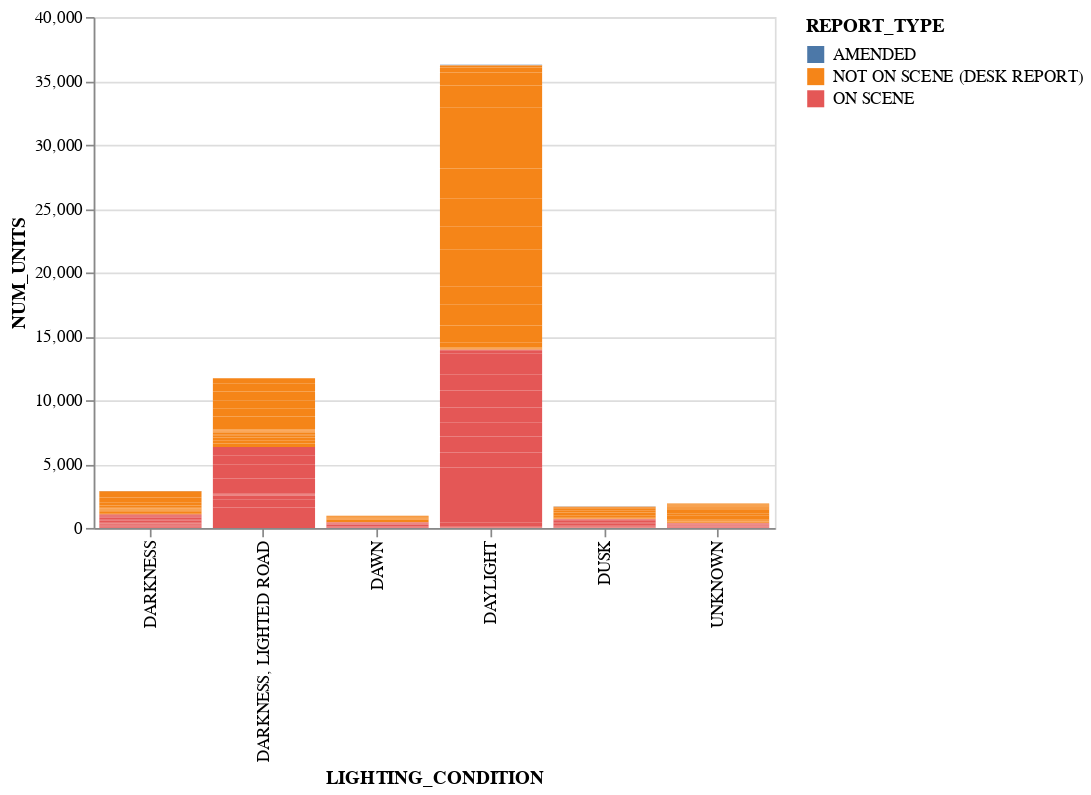

This figure's notebook cell:
### Code cell
# Total de choques por condicion de luz y encodeado el tipo de reporte

alt.Chart(report_1).mark_bar().title.encode(
    x='LIGHTING_CONDITION',
    y='NUM_UNITS',
    color='REPORT_TYPE',
    
).properties(width=400)

### Figure 1 — Vega-Lite specification as saved in the notebook (floating-point values rounded to 4 significant figures; data arrays with more than 128 entries replaced by an {"elided": "..."} marker saying what was removed)
{"config": {"view": {"continuousWidth": 400, "continuousHeight": 300}}, "data": {"name": "data-1073021d61d500af59f64e0f70a29060"}, "mark": "bar", "encoding": {"color": {"type": "nominal", "field": "REPORT_TYPE"}, "x": {"type": "nominal", "field": "LIGHTING_CONDITION"}, "y": {"type": "quantitative", "field": "NUM_UNITS"}}, "width": 400, "$schema": "https://vega.github.io/schema/vega-lite/v4.8.1.json", "datasets": {"data-1073021d61d500af59f64e0f70a29060": {"elided": "291 records"}}}
